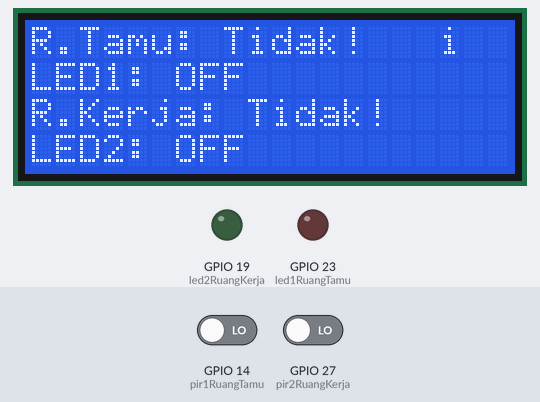
Bench run of a program on a simulated ESP32. Parts: 20×4 character LCD, output pins drawn as LEDs (lit = HIGH). The test bench sets the inputs (shaded band); at power-on: GPIO 14 (pir1RuangTamu) LOW, GPIO 27 (pir2RuangKerja) LOW. WiFi joins after 1.5 s; servers stay silent unless stated; what the program prints to the serial monitor is not drawn.

Above: at 2.7 s.
2.8 s: GPIO 14 (pir1RuangTamu) driven HIGH
At 3.9 s:
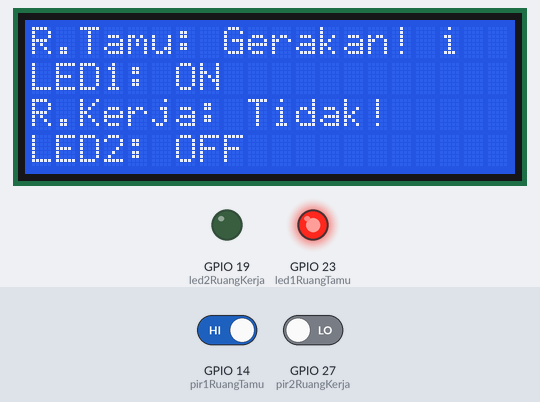
5.1 s: GPIO 27 (pir2RuangKerja) driven HIGH
At 7.8 s:
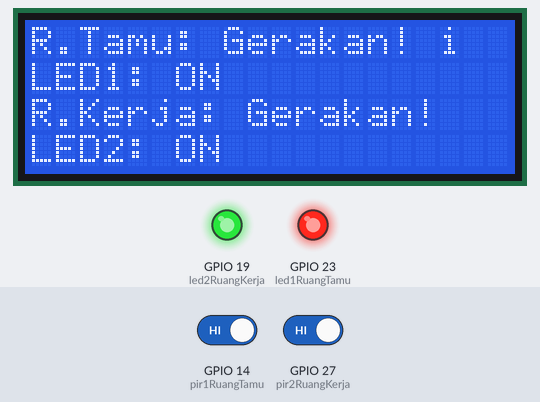
8.1 s: GPIO 14 (pir1RuangTamu) driven LOW
At 8.7 s:
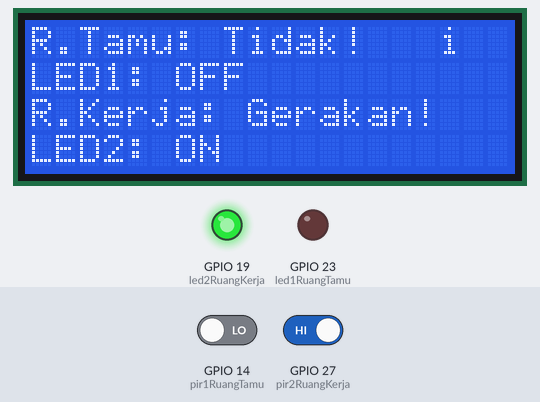
10.4 s: GPIO 27 (pir2RuangKerja) driven LOW
At 12.7 s:
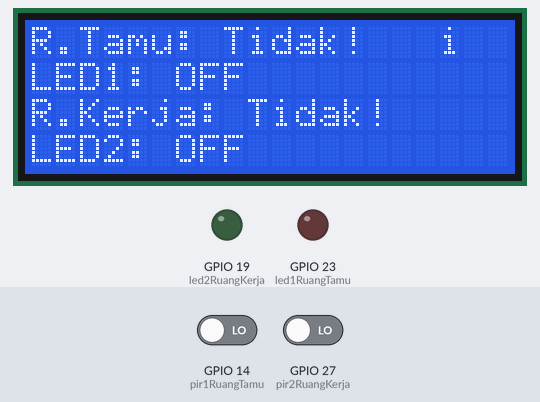
Timing chart, 0 to 14.1 s (numbered marks = the images above; inputs shaded):
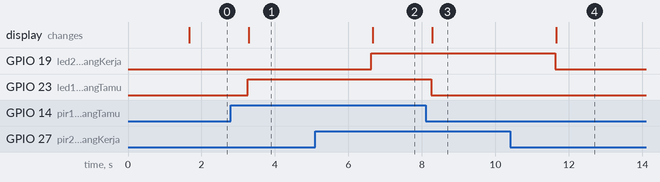

The program:

main.cpp
```cpp
#include <Arduino.h>
#include <WiFi.h>
#include <Wire.h>
#include <LiquidCrystal_I2C.h>
#include <Firebase_ESP_Client.h>
#include <addons/TokenHelper.h>
#include <addons/RTDBHelper.h>


// Variabel Wi-Fi
#define ssid  "Wokwi-GUEST"
#define pass  ""

// Firebase
#define DATABASE_URL "https://latihan-kirim-data-esp-e9c34-default-rtdb.asia-southeast1.firebasedatabase.app/"
#define API_KEY "AIzaSyCyJ2Lv-8sFr--k588Y1-1bI3LRN7zwVpA"

FirebaseData firebaseData;
FirebaseConfig firebaseConfig;
FirebaseAuth firebaseAuth;

// Deklarasi LCD
LiquidCrystal_I2C lcd(0x27, 20, 4);

// Konfigurasi PIR dan LED
const int pir1RuangTamu = 14;  // PIR sensor ruang tamu
const int pir2RuangKerja = 27; // PIR sensor ruang kerja
const int led1RuangTamu = 23;  // LED ruang tamu
const int led2RuangKerja = 19; // LED ruang kerja


// Fungsi untuk mengirim data ke Firebase
void sendToFirebase(bool a, bool b) {

  bool led1State = digitalRead(led1RuangTamu);
  bool led2State = digitalRead(led2RuangKerja);

  // Kirim data ke Firebase
  Firebase.RTDB.setBool(&firebaseData, "sensor/pir1", a);
  Firebase.RTDB.setBool(&firebaseData, "sensor/pir2", b);
  Firebase.RTDB.setBool(&firebaseData, "akuator/led1", led1State);
  Firebase.RTDB.setBool(&firebaseData, "akuator/led2", led2State);

  // Debug
  Serial.println("Data dikirim ke Firebase!");
}

void setup() {
  // Inisialisasi Serial dan LCD
  Serial.begin(9600);
  lcd.init();
  lcd.backlight();

  // Inisialisasi pin
  pinMode(pir1RuangTamu, INPUT);
  pinMode(pir2RuangKerja, INPUT);
  pinMode(led1RuangTamu, OUTPUT);
  pinMode(led2RuangKerja, OUTPUT);

  // Tampilkan pesan awal di LCD
  lcd.setCursor(0, 0);
  lcd.print("Menghubungkan WiFi");
  Serial.println("Menghubungkan ke Wi-Fi...");

  // Hubungkan ke Wi-Fi
  WiFi.begin(ssid, pass);
  while (WiFi.status() != WL_CONNECTED) {
    delay(500);
    Serial.print(".");
  }

  // Konfigurasi Firebase
  firebaseConfig.api_key = API_KEY;
  firebaseConfig.database_url = DATABASE_URL;
  Firebase.signUp(&firebaseConfig, &firebaseAuth, "", "");
  firebaseConfig.token_status_callback = tokenStatusCallback;

  Firebase.begin(&firebaseConfig, &firebaseAuth);
  Firebase.reconnectWiFi(true);

  // Tampilkan koneksi berhasil di LCD
  lcd.setCursor(0, 1);
  lcd.print("WiFi Terhubung!");
  Serial.println("\nWiFi dan Firebase terhubung!");
}

void loop() {
  // Membaca status dari PIR sensor
  bool pir1State = digitalRead(pir1RuangTamu);
  bool pir2State = digitalRead(pir2RuangKerja);

  // Logika untuk PIR ruang tamu
  if (pir1State == HIGH) {
    digitalWrite(led1RuangTamu, HIGH);
    lcd.setCursor(0, 0);
    lcd.print("R.Tamu: Gerakan! ");
    lcd.setCursor(0, 1);
    lcd.print("LED1: ON         ");
    Serial.println("Ruang Tamu: Gerakan terdeteksi, LED1 ON");
  } else {
    digitalWrite(led1RuangTamu, LOW);
    lcd.setCursor(0, 0);
    lcd.print("R.Tamu: Tidak!   ");
    lcd.setCursor(0, 1);
    lcd.print("LED1: OFF        ");
    Serial.println("Ruang Tamu: Tidak ada gerakan, LED1 OFF");
  }

  // Logika untuk PIR ruang kerja
  if (pir2State == HIGH) {
    digitalWrite(led2RuangKerja, HIGH);
    lcd.setCursor(0, 2);
    lcd.print("R.Kerja: Gerakan!");
    lcd.setCursor(0, 3);
    lcd.print("LED2: ON         ");
    Serial.println("Ruang Kerja: Gerakan terdeteksi, LED2 ON");
  } else {
    digitalWrite(led2RuangKerja, LOW);
    lcd.setCursor(0, 2);
    lcd.print("R.Kerja: Tidak!  ");
    lcd.setCursor(0, 3);
    lcd.print("LED2: OFF        ");
    Serial.println("Ruang Kerja: Tidak ada gerakan, LED2 OFF");
  }

  // Kirim data ke Firebase
  sendToFirebase(pir1State, pir2State);

  delay(1000);  // Delay 1 detik
}
```

Measured:
- after the input at 2.8 s, GPIO 23 (led1RuangTamu): LOW → HIGH after 0.46 s; the display: changes after 0.49 s (image 1)
- after the input at 5.1 s, GPIO 19 (led2RuangKerja): LOW → HIGH after 1.5 s; the display: changes after 1.6 s (image 2)
- after the input at 8.1 s, GPIO 23 (led1RuangTamu): HIGH → LOW after 0.16 s; the display: changes after 0.18 s (image 3)
- after the input at 10.4 s, GPIO 19 (led2RuangKerja): HIGH → LOW after 1.2 s; the display: changes after 1.3 s (image 4)
